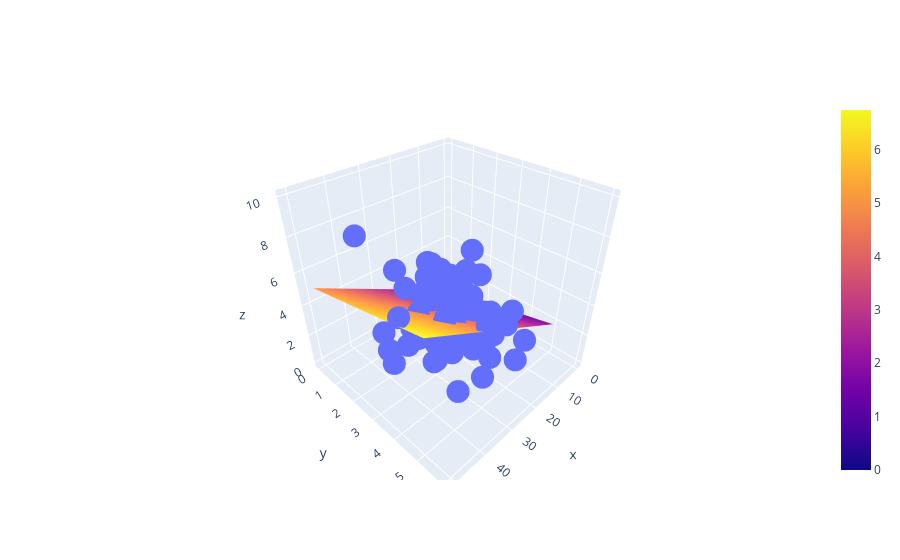

Notebook code cell kept with this figure:
### Code cell
import plotly.graph_objects as go

fig = go.Figure()
fig.add_trace(go.Scatter3d(x = data["total_bill"], y = data["size"], z = data["tip"],
                         mode = "markers", name = "actual"))
fig.add_trace(go.Surface(x = table_bills, y = table_sizes, z = tip_predictions, name = "predicted"))
fig.show()

### Figure 1 — Plotly figure (JSON) as saved in the notebook; plotly's stock layout.template omitted (floating-point values rounded to 4 significant figures; data arrays with more than 128 entries replaced by an {"elided": "..."} marker saying what was removed)
{"data": [{"mode": "markers", "name": "actual", "type": "scatter3d", "x": {"elided": "244 float values"}, "y": {"elided": "244 int values"}, "z": {"elided": "244 float values"}}, {"name": "predicted", "type": "surface", "x": {"elided": "6x50 int values"}, "y": {"elided": "6x50 int values"}, "z": {"elided": "6x50 float values"}}], "layout": {}}
